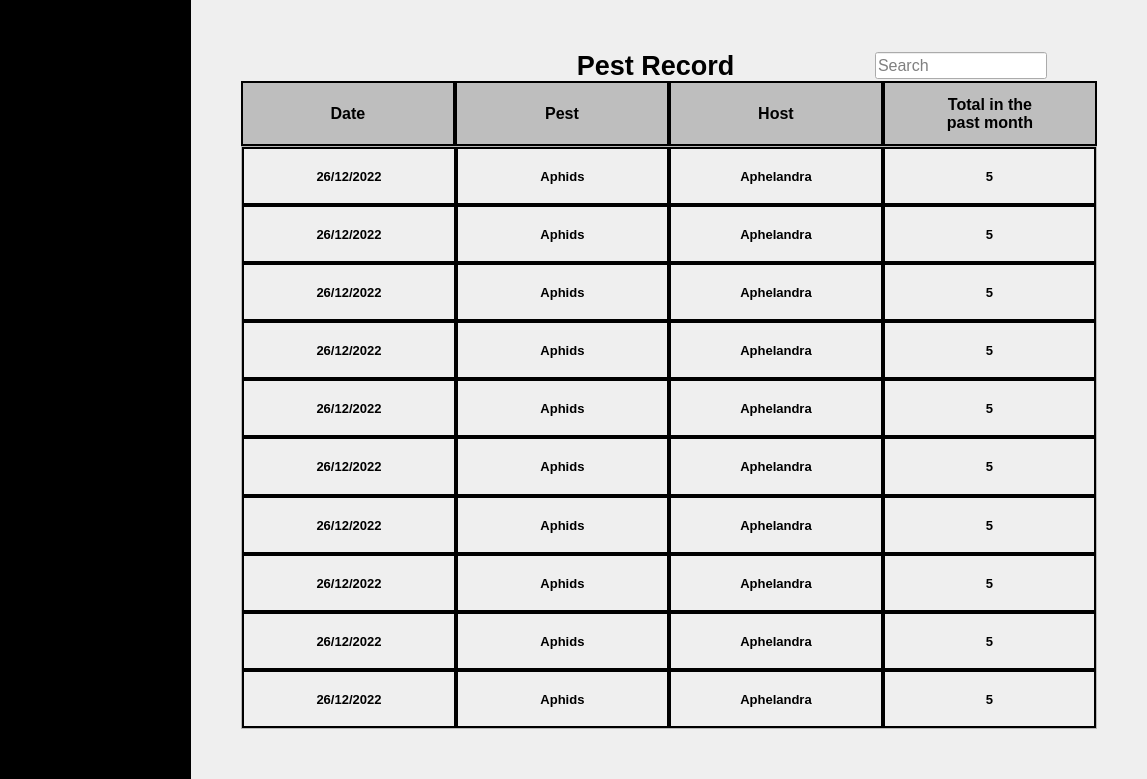
<?xml version="1.0" encoding="UTF-8"?>
<ui version="4.0">
 <class>Dialog</class>
 <widget class="QDialog" name="Dialog">
  <property name="windowModality">
   <enum>Qt::NonModal</enum>
  </property>
  <property name="enabled">
   <bool>true</bool>
  </property>
  <property name="geometry">
   <rect>
    <x>0</x>
    <y>0</y>
    <width>1147</width>
    <height>779</height>
   </rect>
  </property>
  <property name="acceptDrops">
   <bool>false</bool>
  </property>
  <property name="windowTitle">
   <string>Login</string>
  </property>
  <layout class="QHBoxLayout" name="horizontalLayout" stretch="1,5">
   <property name="spacing">
    <number>0</number>
   </property>
   <property name="leftMargin">
    <number>0</number>
   </property>
   <property name="topMargin">
    <number>0</number>
   </property>
   <property name="rightMargin">
    <number>0</number>
   </property>
   <property name="bottomMargin">
    <number>0</number>
   </property>
   <item>
    <layout class="QVBoxLayout" name="verticalLayout_2" stretch="1,2,2,2,2,5">
     <property name="spacing">
      <number>0</number>
     </property>
     <property name="bottomMargin">
      <number>0</number>
     </property>
     <item>
      <widget class="ClickableLabel" name="logo">
       <property name="enabled">
        <bool>true</bool>
       </property>
       <property name="styleSheet">
        <string notr="true">background-color: rgb(0, 0, 0);</string>
       </property>
       <property name="text">
        <string/>
       </property>
       <property name="pixmap">
        <pixmap>Image/Register/Logo.png</pixmap>
       </property>
       <property name="scaledContents">
        <bool>true</bool>
       </property>
       <property name="alignment">
        <set>Qt::AlignCenter</set>
       </property>
      </widget>
     </item>
     <item>
      <widget class="QWidget" name="widget" native="true">
       <property name="styleSheet">
        <string notr="true">background-color: rgb(0, 0, 0);</string>
       </property>
      </widget>
     </item>
     <item>
      <widget class="ClickableLabel" name="title_home_img">
       <property name="minimumSize">
        <size>
         <width>0</width>
         <height>0</height>
        </size>
       </property>
       <property name="mouseTracking">
        <bool>false</bool>
       </property>
       <property name="autoFillBackground">
        <bool>false</bool>
       </property>
       <property name="styleSheet">
        <string notr="true">background-color: rgb(0, 0, 0);</string>
       </property>
       <property name="frameShadow">
        <enum>QFrame::Plain</enum>
       </property>
       <property name="text">
        <string/>
       </property>
       <property name="pixmap">
        <pixmap>Image/Register/house.png</pixmap>
       </property>
       <property name="scaledContents">
        <bool>false</bool>
       </property>
       <property name="alignment">
        <set>Qt::AlignCenter</set>
       </property>
      </widget>
     </item>
     <item>
      <widget class="ClickableLabel" name="title_record_img">
       <property name="styleSheet">
        <string notr="true">background-color: rgb(0, 0, 0);</string>
       </property>
       <property name="text">
        <string/>
       </property>
       <property name="pixmap">
        <pixmap>Image/Register/search.png</pixmap>
       </property>
       <property name="alignment">
        <set>Qt::AlignCenter</set>
       </property>
      </widget>
     </item>
     <item>
      <widget class="ClickableLabel" name="title_upload_img">
       <property name="layoutDirection">
        <enum>Qt::LeftToRight</enum>
       </property>
       <property name="styleSheet">
        <string notr="true">background-color: rgb(0, 0, 0);</string>
       </property>
       <property name="text">
        <string/>
       </property>
       <property name="pixmap">
        <pixmap>Image/Register/download.png</pixmap>
       </property>
       <property name="alignment">
        <set>Qt::AlignCenter</set>
       </property>
      </widget>
     </item>
     <item>
      <widget class="QWidget" name="widget_2" native="true">
       <property name="styleSheet">
        <string notr="true">background-color: rgb(0, 0, 0);
</string>
       </property>
      </widget>
     </item>
    </layout>
   </item>
   <item>
    <layout class="QVBoxLayout" name="record_all" stretch="1,1,9">
     <property name="spacing">
      <number>0</number>
     </property>
     <property name="leftMargin">
      <number>50</number>
     </property>
     <property name="topMargin">
      <number>50</number>
     </property>
     <property name="rightMargin">
      <number>50</number>
     </property>
     <property name="bottomMargin">
      <number>50</number>
     </property>
     <item>
      <layout class="QHBoxLayout" name="record_top" stretch="1,2,0,1">
       <property name="spacing">
        <number>20</number>
       </property>
       <property name="leftMargin">
        <number>50</number>
       </property>
       <property name="rightMargin">
        <number>50</number>
       </property>
       <item>
        <widget class="QLabel" name="label">
         <property name="text">
          <string/>
         </property>
        </widget>
       </item>
       <item>
        <widget class="QLabel" name="record_title">
         <property name="font">
          <font>
           <pointsize>20</pointsize>
           <weight>75</weight>
           <bold>true</bold>
          </font>
         </property>
         <property name="text">
          <string>Pest Record</string>
         </property>
         <property name="alignment">
          <set>Qt::AlignCenter</set>
         </property>
        </widget>
       </item>
       <item>
        <widget class="ClickableLabel" name="record_search_btn">
         <property name="text">
          <string/>
         </property>
         <property name="pixmap">
          <pixmap>Image/User/search.png</pixmap>
         </property>
        </widget>
       </item>
       <item>
        <widget class="QLineEdit" name="record_search">
         <property name="font">
          <font>
           <pointsize>12</pointsize>
          </font>
         </property>
         <property name="placeholderText">
          <string>Search</string>
         </property>
        </widget>
       </item>
      </layout>
     </item>
     <item>
      <layout class="QHBoxLayout" name="record_table_top" stretch="0,0,0,0">
       <property name="spacing">
        <number>0</number>
       </property>
       <item>
        <widget class="QLabel" name="record_table_date">
         <property name="font">
          <font>
           <pointsize>12</pointsize>
           <weight>75</weight>
           <bold>true</bold>
          </font>
         </property>
         <property name="styleSheet">
          <string notr="true">background-color: rgb(190, 190, 190);
border-color: rgb(0, 0, 0);
border: 2px solid black</string>
         </property>
         <property name="text">
          <string>Date</string>
         </property>
         <property name="alignment">
          <set>Qt::AlignCenter</set>
         </property>
        </widget>
       </item>
       <item>
        <widget class="QLabel" name="record_table_pest">
         <property name="font">
          <font>
           <pointsize>12</pointsize>
           <weight>75</weight>
           <bold>true</bold>
          </font>
         </property>
         <property name="styleSheet">
          <string notr="true">background-color: rgb(190, 190, 190);
border: 2px solid black</string>
         </property>
         <property name="text">
          <string>Pest</string>
         </property>
         <property name="alignment">
          <set>Qt::AlignCenter</set>
         </property>
        </widget>
       </item>
       <item>
        <widget class="QLabel" name="record_table_host">
         <property name="font">
          <font>
           <pointsize>12</pointsize>
           <weight>75</weight>
           <bold>true</bold>
          </font>
         </property>
         <property name="styleSheet">
          <string notr="true">background-color: rgb(190, 190, 190);
border: 2px solid black</string>
         </property>
         <property name="text">
          <string>Host</string>
         </property>
         <property name="alignment">
          <set>Qt::AlignCenter</set>
         </property>
        </widget>
       </item>
       <item>
        <widget class="QLabel" name="record_table_total">
         <property name="font">
          <font>
           <pointsize>12</pointsize>
           <weight>75</weight>
           <bold>true</bold>
          </font>
         </property>
         <property name="styleSheet">
          <string notr="true">background-color: rgb(190, 190, 190);
border: 2px solid black</string>
         </property>
         <property name="text">
          <string>&lt;html&gt;&lt;head/&gt;&lt;body&gt;&lt;p align=&quot;center&quot;&gt;Total in the &lt;br/&gt;past month&lt;/p&gt;&lt;/body&gt;&lt;/html&gt;</string>
         </property>
         <property name="alignment">
          <set>Qt::AlignCenter</set>
         </property>
        </widget>
       </item>
      </layout>
     </item>
     <item>
      <widget class="QScrollArea" name="record_table">
       <property name="widgetResizable">
        <bool>true</bool>
       </property>
       <property name="alignment">
        <set>Qt::AlignCenter</set>
       </property>
       <widget class="QWidget" name="scrollAreaWidgetContents">
        <property name="geometry">
         <rect>
          <x>0</x>
          <y>0</y>
          <width>849</width>
          <height>554</height>
         </rect>
        </property>
        <layout class="QVBoxLayout" name="verticalLayout">
         <property name="spacing">
          <number>0</number>
         </property>
         <property name="leftMargin">
          <number>0</number>
         </property>
         <property name="topMargin">
          <number>0</number>
         </property>
         <property name="rightMargin">
          <number>0</number>
         </property>
         <property name="bottomMargin">
          <number>0</number>
         </property>
         <item>
          <layout class="QHBoxLayout" name="record_table1" stretch="1,1,1,1">
           <property name="spacing">
            <number>0</number>
           </property>
           <item>
            <widget class="QLabel" name="record_table_date1">
             <property name="font">
              <font>
               <pointsize>10</pointsize>
               <weight>75</weight>
               <bold>true</bold>
              </font>
             </property>
             <property name="styleSheet">
              <string notr="true">border: 2px solid black</string>
             </property>
             <property name="text">
              <string>26/12/2022</string>
             </property>
             <property name="alignment">
              <set>Qt::AlignCenter</set>
             </property>
            </widget>
           </item>
           <item>
            <widget class="QLabel" name="record_table_pest1">
             <property name="font">
              <font>
               <pointsize>10</pointsize>
               <weight>75</weight>
               <bold>true</bold>
              </font>
             </property>
             <property name="styleSheet">
              <string notr="true">border: 2px solid black</string>
             </property>
             <property name="text">
              <string>Aphids</string>
             </property>
             <property name="alignment">
              <set>Qt::AlignCenter</set>
             </property>
            </widget>
           </item>
           <item>
            <widget class="QLabel" name="record_table_host1">
             <property name="font">
              <font>
               <pointsize>10</pointsize>
               <weight>75</weight>
               <bold>true</bold>
              </font>
             </property>
             <property name="styleSheet">
              <string notr="true">border: 2px solid black</string>
             </property>
             <property name="text">
              <string>Aphelandra</string>
             </property>
             <property name="alignment">
              <set>Qt::AlignCenter</set>
             </property>
            </widget>
           </item>
           <item>
            <widget class="QLabel" name="record_table_total1">
             <property name="font">
              <font>
               <pointsize>10</pointsize>
               <weight>75</weight>
               <bold>true</bold>
              </font>
             </property>
             <property name="styleSheet">
              <string notr="true">border: 2px solid black</string>
             </property>
             <property name="text">
              <string>5</string>
             </property>
             <property name="alignment">
              <set>Qt::AlignCenter</set>
             </property>
            </widget>
           </item>
          </layout>
         </item>
         <item>
          <layout class="QHBoxLayout" name="record_table2">
           <property name="spacing">
            <number>0</number>
           </property>
           <item>
            <widget class="QLabel" name="record_table_date2">
             <property name="font">
              <font>
               <pointsize>10</pointsize>
               <weight>75</weight>
               <bold>true</bold>
              </font>
             </property>
             <property name="styleSheet">
              <string notr="true">border: 2px solid black</string>
             </property>
             <property name="text">
              <string>26/12/2022</string>
             </property>
             <property name="alignment">
              <set>Qt::AlignCenter</set>
             </property>
            </widget>
           </item>
           <item>
            <widget class="QLabel" name="record_table_pest2">
             <property name="font">
              <font>
               <pointsize>10</pointsize>
               <weight>75</weight>
               <bold>true</bold>
              </font>
             </property>
             <property name="styleSheet">
              <string notr="true">border: 2px solid black</string>
             </property>
             <property name="text">
              <string>Aphids</string>
             </property>
             <property name="alignment">
              <set>Qt::AlignCenter</set>
             </property>
            </widget>
           </item>
           <item>
            <widget class="QLabel" name="record_table_host2">
             <property name="font">
              <font>
               <pointsize>10</pointsize>
               <weight>75</weight>
               <bold>true</bold>
              </font>
             </property>
             <property name="styleSheet">
              <string notr="true">border: 2px solid black</string>
             </property>
             <property name="text">
              <string>Aphelandra</string>
             </property>
             <property name="alignment">
              <set>Qt::AlignCenter</set>
             </property>
            </widget>
           </item>
           <item>
            <widget class="QLabel" name="record_table_total2">
             <property name="font">
              <font>
               <pointsize>10</pointsize>
               <weight>75</weight>
               <bold>true</bold>
              </font>
             </property>
             <property name="styleSheet">
              <string notr="true">border: 2px solid black</string>
             </property>
             <property name="text">
              <string>5</string>
             </property>
             <property name="alignment">
              <set>Qt::AlignCenter</set>
             </property>
            </widget>
           </item>
          </layout>
         </item>
         <item>
          <layout class="QHBoxLayout" name="record_table3">
           <property name="spacing">
            <number>0</number>
           </property>
           <item>
            <widget class="QLabel" name="record_table_date3">
             <property name="font">
              <font>
               <pointsize>10</pointsize>
               <weight>75</weight>
               <bold>true</bold>
              </font>
             </property>
             <property name="styleSheet">
              <string notr="true">border: 2px solid black</string>
             </property>
             <property name="text">
              <string>26/12/2022</string>
             </property>
             <property name="alignment">
              <set>Qt::AlignCenter</set>
             </property>
            </widget>
           </item>
           <item>
            <widget class="QLabel" name="record_table_pest3">
             <property name="font">
              <font>
               <pointsize>10</pointsize>
               <weight>75</weight>
               <bold>true</bold>
              </font>
             </property>
             <property name="styleSheet">
              <string notr="true">border: 2px solid black</string>
             </property>
             <property name="text">
              <string>Aphids</string>
             </property>
             <property name="alignment">
              <set>Qt::AlignCenter</set>
             </property>
            </widget>
           </item>
           <item>
            <widget class="QLabel" name="record_table_host3">
             <property name="font">
              <font>
               <pointsize>10</pointsize>
               <weight>75</weight>
               <bold>true</bold>
              </font>
             </property>
             <property name="styleSheet">
              <string notr="true">border: 2px solid black</string>
             </property>
             <property name="text">
              <string>Aphelandra</string>
             </property>
             <property name="alignment">
              <set>Qt::AlignCenter</set>
             </property>
            </widget>
           </item>
           <item>
            <widget class="QLabel" name="record_table_total3">
             <property name="font">
              <font>
               <pointsize>10</pointsize>
               <weight>75</weight>
               <bold>true</bold>
              </font>
             </property>
             <property name="styleSheet">
              <string notr="true">border: 2px solid black</string>
             </property>
             <property name="text">
              <string>5</string>
             </property>
             <property name="alignment">
              <set>Qt::AlignCenter</set>
             </property>
            </widget>
           </item>
          </layout>
         </item>
         <item>
          <layout class="QHBoxLayout" name="record_table4">
           <property name="spacing">
            <number>0</number>
           </property>
           <item>
            <widget class="QLabel" name="record_table_date4">
             <property name="font">
              <font>
               <pointsize>10</pointsize>
               <weight>75</weight>
               <bold>true</bold>
              </font>
             </property>
             <property name="styleSheet">
              <string notr="true">border: 2px solid black</string>
             </property>
             <property name="text">
              <string>26/12/2022</string>
             </property>
             <property name="alignment">
              <set>Qt::AlignCenter</set>
             </property>
            </widget>
           </item>
           <item>
            <widget class="QLabel" name="record_table_pest4">
             <property name="font">
              <font>
               <pointsize>10</pointsize>
               <weight>75</weight>
               <bold>true</bold>
              </font>
             </property>
             <property name="styleSheet">
              <string notr="true">border: 2px solid black</string>
             </property>
             <property name="text">
              <string>Aphids</string>
             </property>
             <property name="alignment">
              <set>Qt::AlignCenter</set>
             </property>
            </widget>
           </item>
           <item>
            <widget class="QLabel" name="record_table_host4">
             <property name="font">
              <font>
               <pointsize>10</pointsize>
               <weight>75</weight>
               <bold>true</bold>
              </font>
             </property>
             <property name="styleSheet">
              <string notr="true">border: 2px solid black</string>
             </property>
             <property name="text">
              <string>Aphelandra</string>
             </property>
             <property name="alignment">
              <set>Qt::AlignCenter</set>
             </property>
            </widget>
           </item>
           <item>
            <widget class="QLabel" name="record_table_total4">
             <property name="font">
              <font>
               <pointsize>10</pointsize>
               <weight>75</weight>
               <bold>true</bold>
              </font>
             </property>
             <property name="styleSheet">
              <string notr="true">border: 2px solid black</string>
             </property>
             <property name="text">
              <string>5</string>
             </property>
             <property name="alignment">
              <set>Qt::AlignCenter</set>
             </property>
            </widget>
           </item>
          </layout>
         </item>
         <item>
          <layout class="QHBoxLayout" name="record_table5">
           <property name="spacing">
            <number>0</number>
           </property>
           <item>
            <widget class="QLabel" name="record_table_date5">
             <property name="font">
              <font>
               <pointsize>10</pointsize>
               <weight>75</weight>
               <bold>true</bold>
              </font>
             </property>
             <property name="styleSheet">
              <string notr="true">border: 2px solid black</string>
             </property>
             <property name="text">
              <string>26/12/2022</string>
             </property>
             <property name="alignment">
              <set>Qt::AlignCenter</set>
             </property>
            </widget>
           </item>
           <item>
            <widget class="QLabel" name="record_table_pest5">
             <property name="font">
              <font>
               <pointsize>10</pointsize>
               <weight>75</weight>
               <bold>true</bold>
              </font>
             </property>
             <property name="styleSheet">
              <string notr="true">border: 2px solid black</string>
             </property>
             <property name="text">
              <string>Aphids</string>
             </property>
             <property name="alignment">
              <set>Qt::AlignCenter</set>
             </property>
            </widget>
           </item>
           <item>
            <widget class="QLabel" name="record_table_host5">
             <property name="font">
              <font>
               <pointsize>10</pointsize>
               <weight>75</weight>
               <bold>true</bold>
              </font>
             </property>
             <property name="styleSheet">
              <string notr="true">border: 2px solid black</string>
             </property>
             <property name="text">
              <string>Aphelandra</string>
             </property>
             <property name="alignment">
              <set>Qt::AlignCenter</set>
             </property>
            </widget>
           </item>
           <item>
            <widget class="QLabel" name="record_table_total5">
             <property name="font">
              <font>
               <pointsize>10</pointsize>
               <weight>75</weight>
               <bold>true</bold>
              </font>
             </property>
             <property name="styleSheet">
              <string notr="true">border: 2px solid black</string>
             </property>
             <property name="text">
              <string>5</string>
             </property>
             <property name="alignment">
              <set>Qt::AlignCenter</set>
             </property>
            </widget>
           </item>
          </layout>
         </item>
         <item>
          <layout class="QHBoxLayout" name="record_table6">
           <property name="spacing">
            <number>0</number>
           </property>
           <item>
            <widget class="QLabel" name="record_table_date6">
             <property name="font">
              <font>
               <pointsize>10</pointsize>
               <weight>75</weight>
               <bold>true</bold>
              </font>
             </property>
             <property name="styleSheet">
              <string notr="true">border: 2px solid black</string>
             </property>
             <property name="text">
              <string>26/12/2022</string>
             </property>
             <property name="alignment">
              <set>Qt::AlignCenter</set>
             </property>
            </widget>
           </item>
           <item>
            <widget class="QLabel" name="record_table_pest6">
             <property name="font">
              <font>
               <pointsize>10</pointsize>
               <weight>75</weight>
               <bold>true</bold>
              </font>
             </property>
             <property name="styleSheet">
              <string notr="true">border: 2px solid black</string>
             </property>
             <property name="text">
              <string>Aphids</string>
             </property>
             <property name="alignment">
              <set>Qt::AlignCenter</set>
             </property>
            </widget>
           </item>
           <item>
            <widget class="QLabel" name="record_table_host6">
             <property name="font">
              <font>
               <pointsize>10</pointsize>
               <weight>75</weight>
               <bold>true</bold>
              </font>
             </property>
             <property name="styleSheet">
              <string notr="true">border: 2px solid black</string>
             </property>
             <property name="text">
              <string>Aphelandra</string>
             </property>
             <property name="alignment">
              <set>Qt::AlignCenter</set>
             </property>
            </widget>
           </item>
           <item>
            <widget class="QLabel" name="record_table_total6">
             <property name="font">
              <font>
               <pointsize>10</pointsize>
               <weight>75</weight>
               <bold>true</bold>
              </font>
             </property>
             <property name="styleSheet">
              <string notr="true">border: 2px solid black</string>
             </property>
             <property name="text">
              <string>5</string>
             </property>
             <property name="alignment">
              <set>Qt::AlignCenter</set>
             </property>
            </widget>
           </item>
          </layout>
         </item>
         <item>
          <layout class="QHBoxLayout" name="record_table7">
           <property name="spacing">
            <number>0</number>
           </property>
           <item>
            <widget class="QLabel" name="record_table_date7">
             <property name="font">
              <font>
               <pointsize>10</pointsize>
               <weight>75</weight>
               <bold>true</bold>
              </font>
             </property>
             <property name="styleSheet">
              <string notr="true">border: 2px solid black</string>
             </property>
             <property name="text">
              <string>26/12/2022</string>
             </property>
             <property name="alignment">
              <set>Qt::AlignCenter</set>
             </property>
            </widget>
           </item>
           <item>
            <widget class="QLabel" name="record_table_pest7">
             <property name="font">
              <font>
               <pointsize>10</pointsize>
               <weight>75</weight>
               <bold>true</bold>
              </font>
             </property>
             <property name="styleSheet">
              <string notr="true">border: 2px solid black</string>
             </property>
             <property name="text">
              <string>Aphids</string>
             </property>
             <property name="alignment">
              <set>Qt::AlignCenter</set>
             </property>
            </widget>
           </item>
           <item>
            <widget class="QLabel" name="record_table_host7">
             <property name="font">
              <font>
               <pointsize>10</pointsize>
               <weight>75</weight>
               <bold>true</bold>
              </font>
             </property>
             <property name="styleSheet">
              <string notr="true">border: 2px solid black</string>
             </property>
             <property name="text">
              <string>Aphelandra</string>
             </property>
             <property name="alignment">
              <set>Qt::AlignCenter</set>
             </property>
            </widget>
           </item>
           <item>
            <widget class="QLabel" name="record_table_total7">
             <property name="font">
              <font>
               <pointsize>10</pointsize>
               <weight>75</weight>
               <bold>true</bold>
              </font>
             </property>
             <property name="styleSheet">
              <string notr="true">border: 2px solid black</string>
             </property>
             <property name="text">
              <string>5</string>
             </property>
             <property name="alignment">
              <set>Qt::AlignCenter</set>
             </property>
            </widget>
           </item>
          </layout>
         </item>
         <item>
          <layout class="QHBoxLayout" name="record_table8">
           <property name="spacing">
            <number>0</number>
           </property>
           <item>
            <widget class="QLabel" name="record_table_date8">
             <property name="font">
              <font>
               <pointsize>10</pointsize>
               <weight>75</weight>
               <bold>true</bold>
              </font>
             </property>
             <property name="styleSheet">
              <string notr="true">border: 2px solid black</string>
             </property>
             <property name="text">
              <string>26/12/2022</string>
             </property>
             <property name="alignment">
              <set>Qt::AlignCenter</set>
             </property>
            </widget>
           </item>
           <item>
            <widget class="QLabel" name="record_table_pest8">
             <property name="font">
              <font>
               <pointsize>10</pointsize>
               <weight>75</weight>
               <bold>true</bold>
              </font>
             </property>
             <property name="styleSheet">
              <string notr="true">border: 2px solid black</string>
             </property>
             <property name="text">
              <string>Aphids</string>
             </property>
             <property name="alignment">
              <set>Qt::AlignCenter</set>
             </property>
            </widget>
           </item>
           <item>
            <widget class="QLabel" name="record_table_host8">
             <property name="font">
              <font>
               <pointsize>10</pointsize>
               <weight>75</weight>
               <bold>true</bold>
              </font>
             </property>
             <property name="styleSheet">
              <string notr="true">border: 2px solid black</string>
             </property>
             <property name="text">
              <string>Aphelandra</string>
             </property>
             <property name="alignment">
              <set>Qt::AlignCenter</set>
             </property>
            </widget>
           </item>
           <item>
            <widget class="QLabel" name="record_table_total8">
             <property name="font">
              <font>
               <pointsize>10</pointsize>
               <weight>75</weight>
               <bold>true</bold>
              </font>
             </property>
             <property name="styleSheet">
              <string notr="true">border: 2px solid black</string>
             </property>
             <property name="text">
              <string>5</string>
             </property>
             <property name="alignment">
              <set>Qt::AlignCenter</set>
             </property>
            </widget>
           </item>
          </layout>
         </item>
         <item>
          <layout class="QHBoxLayout" name="record_table9">
           <property name="spacing">
            <number>0</number>
           </property>
           <item>
            <widget class="QLabel" name="record_table_date9">
             <property name="font">
              <font>
               <pointsize>10</pointsize>
               <weight>75</weight>
               <bold>true</bold>
              </font>
             </property>
             <property name="styleSheet">
              <string notr="true">border: 2px solid black</string>
             </property>
             <property name="text">
              <string>26/12/2022</string>
             </property>
             <property name="alignment">
              <set>Qt::AlignCenter</set>
             </property>
            </widget>
           </item>
           <item>
            <widget class="QLabel" name="record_table_pest9">
             <property name="font">
              <font>
               <pointsize>10</pointsize>
               <weight>75</weight>
               <bold>true</bold>
              </font>
             </property>
             <property name="styleSheet">
              <string notr="true">border: 2px solid black</string>
             </property>
             <property name="text">
              <string>Aphids</string>
             </property>
             <property name="alignment">
              <set>Qt::AlignCenter</set>
             </property>
            </widget>
           </item>
           <item>
            <widget class="QLabel" name="record_table_host9">
             <property name="font">
              <font>
               <pointsize>10</pointsize>
               <weight>75</weight>
               <bold>true</bold>
              </font>
             </property>
             <property name="styleSheet">
              <string notr="true">border: 2px solid black</string>
             </property>
             <property name="text">
              <string>Aphelandra</string>
             </property>
             <property name="alignment">
              <set>Qt::AlignCenter</set>
             </property>
            </widget>
           </item>
           <item>
            <widget class="QLabel" name="record_table_total9">
             <property name="font">
              <font>
               <pointsize>10</pointsize>
               <weight>75</weight>
               <bold>true</bold>
              </font>
             </property>
             <property name="styleSheet">
              <string notr="true">border: 2px solid black</string>
             </property>
             <property name="text">
              <string>5</string>
             </property>
             <property name="alignment">
              <set>Qt::AlignCenter</set>
             </property>
            </widget>
           </item>
          </layout>
         </item>
         <item>
          <layout class="QHBoxLayout" name="record_table10">
           <property name="spacing">
            <number>0</number>
           </property>
           <item>
            <widget class="QLabel" name="record_table_date10">
             <property name="font">
              <font>
               <pointsize>10</pointsize>
               <weight>75</weight>
               <bold>true</bold>
              </font>
             </property>
             <property name="styleSheet">
              <string notr="true">border: 2px solid black</string>
             </property>
             <property name="text">
              <string>26/12/2022</string>
             </property>
             <property name="alignment">
              <set>Qt::AlignCenter</set>
             </property>
            </widget>
           </item>
           <item>
            <widget class="QLabel" name="record_table_pest10">
             <property name="font">
              <font>
               <pointsize>10</pointsize>
               <weight>75</weight>
               <bold>true</bold>
              </font>
             </property>
             <property name="styleSheet">
              <string notr="true">border: 2px solid black</string>
             </property>
             <property name="text">
              <string>Aphids</string>
             </property>
             <property name="alignment">
              <set>Qt::AlignCenter</set>
             </property>
            </widget>
           </item>
           <item>
            <widget class="QLabel" name="record_table_host10">
             <property name="font">
              <font>
               <pointsize>10</pointsize>
               <weight>75</weight>
               <bold>true</bold>
              </font>
             </property>
             <property name="styleSheet">
              <string notr="true">border: 2px solid black</string>
             </property>
             <property name="text">
              <string>Aphelandra</string>
             </property>
             <property name="alignment">
              <set>Qt::AlignCenter</set>
             </property>
            </widget>
           </item>
           <item>
            <widget class="QLabel" name="record_table_total10">
             <property name="font">
              <font>
               <pointsize>10</pointsize>
               <weight>75</weight>
               <bold>true</bold>
              </font>
             </property>
             <property name="styleSheet">
              <string notr="true">border: 2px solid black</string>
             </property>
             <property name="text">
              <string>5</string>
             </property>
             <property name="alignment">
              <set>Qt::AlignCenter</set>
             </property>
            </widget>
           </item>
          </layout>
         </item>
        </layout>
       </widget>
      </widget>
     </item>
    </layout>
   </item>
  </layout>
 </widget>
 <customwidgets>
  <customwidget>
   <class>ClickableLabel</class>
   <extends>QLabel</extends>
   <header location="global">clickablelabel.h</header>
  </customwidget>
 </customwidgets>
 <resources/>
 <connections/>
</ui>
